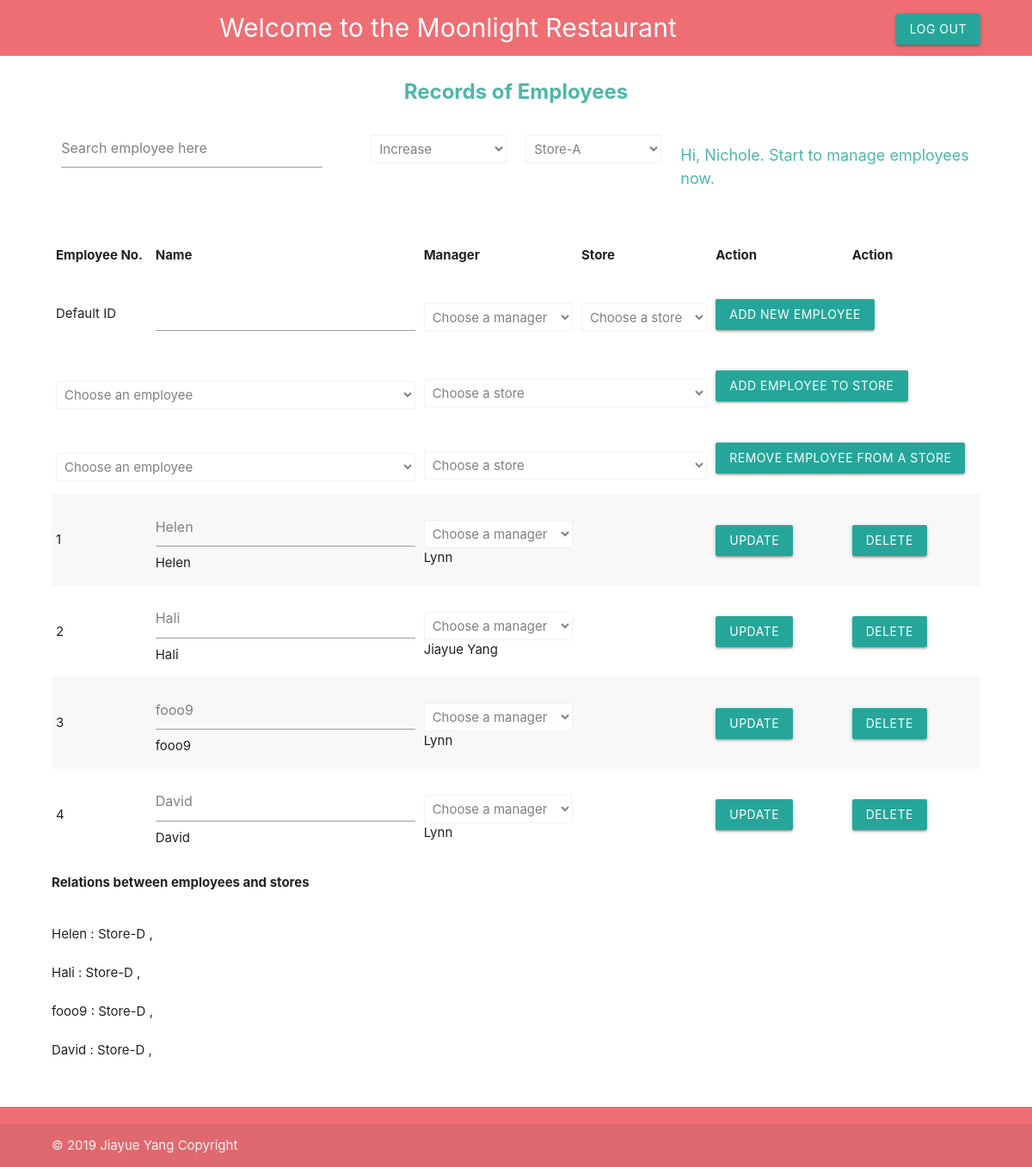
The app's page /Manager-Employee/ with its own data.
### menuserve/models.py (models this page shows)
class Employee(models.Model):
    name = models.CharField(max_length=20)
    e_store = models.ManyToManyField(Store)
    manager = models.ForeignKey(Manager,on_delete=models.CASCADE)

class Manager(models.Model):
    name = models.CharField(max_length=20)
    gender = models.CharField(max_length=20,default='male')

class Store(models.Model):
    location = models.CharField(max_length=100)
    name = models.CharField(max_length=10)
    store_manager = models.ForeignKey(Manager,on_delete=models.CASCADE)

### menuserve/views.py (the view, shortened to what this page needs)
# urls.py: url(r'^Manager-Employee/',manageremployee,name="manageremployee"),
def manageremployee(request):
    content={}
    content["show"]=""
    content["show_error"]=""
    store_message=""
    stores = Store.objects.all()
    managers = Manager.objects.all()
    employees = Employee.objects.all()
    return render(request,"Manager-Employee.html",{"stores":stores,"managers":managers,"employees":employees, "show":store_message})

### menuserve/templates/Manager-Employee.html (shortened to what this page needs)
<!DOCTYPE html>
    <html lang="en-US">
    <head>
        {% load static %}
        <link type="text/css" rel="stylesheet" href="{% static 'css/materialize.min.css' %}"  media="screen"/>
        {% load static %}
        <link type="text/css" rel="stylesheet" href="{% static 'css/additional.css' %}" charset="utf-8"  />
    </head>
    <body>
        <header class="menu-page-header">
                <div class="grid-example col s12" id="welcomeheadline">
                    Welcome to the Moonlight Restaurant
                    <a href="{% url 'managermain' %}" class="waves-effect waves-light btn" id="logout">Log Out</a>
                </div>
        </header>
        <div class="general-container">
          <p class="headlineofmanagement">
            <b>
            Records of Employees
          </b>
          </p>
          <div class="row" class="table-margin-top">
            <div class="col s4">
                <form class="search-bar-management">
                    <input type="text" name="search" value="Search employee here" >
                </form>
            </div>
            <div class="col s2">
            <form>
                <select class="select-management">
                      <option >Increase</option>
                </select>
            </form>
            </div>
            <div class="col s2">
            <form>
                <select class="select-management">
                     <option >Store-A</option>
                </select>
            </form>
            </div>
            <div class="col s4">
                <p id="loginfo">
                    Hi, Nichole. Start to manage employees now.
                   </p>
            </div>
        </div>
            <div class="record-table">
        <table class="striped" >
            <thead>
              <tr>
                  <th>Employee No.</th>
                  <th>Name</th>
                  <th>Manager</th>
                  <th>Store</th>
                  <th>Action</th>
                  <th>Action</th>
              </tr>
            </thead>
            <tbody>
                <form action="#" method="POST">
                    <tr>
                        <td>Default ID</td>
                        <td>
                            <input type="text" id="status" class="taskName" name="name" required>
                    </td>
                    <td>
                      <select id="manager" class="select-management" name="manager_select" required>
                          <option class="disabled" value="">Choose a manager</option>
                          </select>
                    </td>
                    <td>
                    <select id="store" class="select-management" name="store_select" required>
                        <option class="disabled" value="">Choose a store</option>
                        </select>
                  </td>
                    <td colspan="2">
                        <button class="waves-effect waves-light btn" name="EmployeeAdd" type="submit">
                            Add New employee
                          </button>
                      </td>
                    </tr>
                    </form>
                    <form action="#" method="POST">
                        <tr>
                        <td colspan="2">
                          <select id="manager" class="select-management" name="employee_select" required>
                              <option class="disabled" value="">Choose an employee</option>
                              </select>
                        </td>
                        <td colspan="2">
                        <select id="store" class="select-management" name="store_select" required>
                            <option class="disabled" value="">Choose a store</option>
                            </select>
                      </td>
                        <td colspan="2">
                            <button class="waves-effect waves-light btn" name="EmployeeAddStore" type="submit">
                                Add Employee to Store
                              </button>
                          </td>
                        </tr>
                        </form>
                        <form action="#" method="POST">
                                <tr>
                                <td colspan="2">
                                  <select id="manager" class="select-management" name="employee_select" required>
                                      <option class="disabled" value="">Choose an employee</option>
                                      </select>
                                </td>
                                <td colspan="2">
                                <select id="store" class="select-management" name="store_select" required>
                                    <option class="disabled" value="">Choose a store</option>
                                    </select>
                              </td>
                                <td colspan="2">
                                    <button class="waves-effect waves-light btn" name="EmployeeRemoveStore" type="submit">
                                        Remove Employee from a Store
                                      </button>
                                  </td>
                                </tr>
                                </form>
                    {% for employee in employees %}
              <tr>
                    <form action="#" method="POST">
                <td>{{employee.id}}</td>
                <td> <input type="text" name="input_employeename" value="{{employee.name}}">{{employee.name}}</td>
                <td>{% csrf_token %}
                        <select id="manager" class="select-management" name="manager_select" >
                            <option class="disabled" value="">Choose a manager</option>
                            </select>{{ employee.manager.name }}</td>
                    <td>
                          </td>
                <td>
                    <button class="waves-effect waves-light btn" name = "EmployeeUpdate" id="{{ employee.id }}" value="{{ employee.id }}" type="submit">Update</button>
                </td>
                </form>
                <td>
                        <form action="#" method="POST">
                                <button class="waves-effect waves-light btn" name = "EmployeeDelete" id="{{ employee.id }}" value="{{ employee.id }}" type="submit">Delete</button>
                </form>
                </td>
              </tr>
              {% endfor %}
            </tbody>
          </table>
          <div>
              <P> <b>Relations between employees and stores</b></P>
          {% for employee in employees %}
          <br>
          {{employee.name}} :
          {%  for s in employee.e_store.all %}
          {{s.name}} ,
          {% endfor %}
          <br>
          {% endfor%}
        </div>
          </div>
          </div>
          <footer class="page-footer">
                <div class="footer-copyright">
                  <div class="general-container">
                  <a class="grey-text text-lighten-4" style="text-align:center" href="#!">© 2019 Jiayue Yang Copyright </a>
                  </div>
                </div>
              </footer>
        </body>
</html>

### menuserve/static/css/additional.css (style rules this page uses)
#welcomeheadline { background-color:#ee6e73;padding-bottom: 10px; padding-top: 10px; }
.search-bar-management { width: 90%; }
.record-table { overflow-y: scroll; margin-bottom: 5%; }
.select-management { display:table; height: 5%; margin-top: 5%;color: grey; }
.headlineofmanagement { color: #4db6ac; font-size: 24px;text-align: center; }
#logout { float: right; margin-right: 5%;margin-top: 0.5%; }
#loginfo { color: #4db6ac; font-size: 18px; }
.general-container { margin: 0 auto; width: 90%; }
input[type=text] { color: grey !important; }
.menu-page-header { color: white; font-size: 30px; text-align: center; }
button { position: relative; cursor: pointer; display: inline-block; overflow: hidden; -webkit-user-select: none; -moz-user-select: none; -ms-user-select: none; user-select: none; -webkit-tap-highlight-color: transparent; vertical-align: middle; z-index: 1; -webkit-transition: .3s ease-out; transition: .3s ease-out; background-color: rgba(255, 255, 255, 0.45); }

### records on screen
Employee: id "1", input_employeename "Helen", name "Helen", manager.name "Lynn"
Employee: id "2", input_employeename "Hali", name "Hali", manager.name "Jiayue Yang"
Employee: id "3", input_employeename "fooo9", name "fooo9", manager.name "Lynn"
Employee: id "4", input_employeename "David", name "David", manager.name "Lynn"
Store: name "Store-D"
